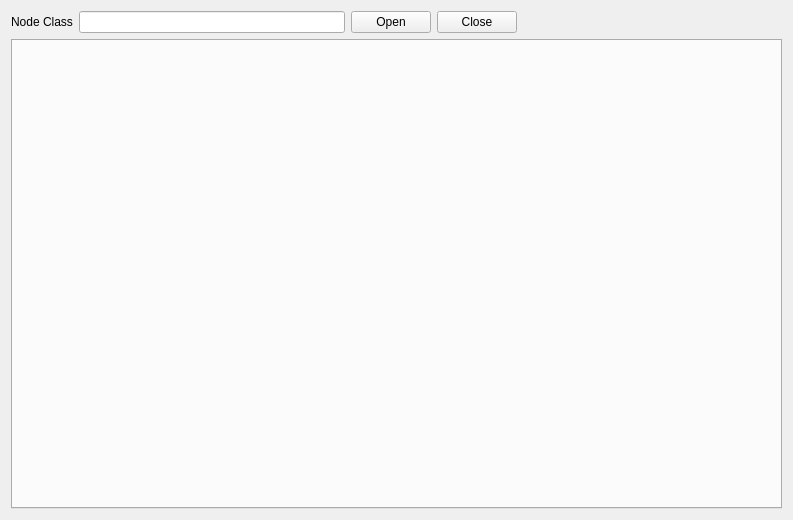
<?xml version="1.0" encoding="UTF-8"?>
<ui version="4.0">
 <class>MainWindow</class>
 <widget class="QMainWindow" name="MainWindow">
  <property name="geometry">
   <rect>
    <x>0</x>
    <y>0</y>
    <width>793</width>
    <height>520</height>
   </rect>
  </property>
  <property name="windowTitle">
   <string>MainWindow</string>
  </property>
  <widget class="QWidget" name="centralWidget">
   <layout class="QVBoxLayout" name="verticalLayout">
    <item>
     <layout class="QHBoxLayout" name="horizontalLayout">
      <item>
       <widget class="QLabel" name="label">
        <property name="text">
         <string>Node Class</string>
        </property>
       </widget>
      </item>
      <item>
       <widget class="QLineEdit" name="nodeclass"/>
      </item>
      <item>
       <widget class="QPushButton" name="open">
        <property name="text">
         <string>Open</string>
        </property>
       </widget>
      </item>
      <item>
       <widget class="QPushButton" name="close">
        <property name="text">
         <string>Close</string>
        </property>
       </widget>
      </item>
      <item>
       <spacer name="horizontalSpacer">
        <property name="orientation">
         <enum>Qt::Horizontal</enum>
        </property>
        <property name="sizeHint" stdset="0">
         <size>
          <width>40</width>
          <height>20</height>
         </size>
        </property>
       </spacer>
      </item>
     </layout>
    </item>
    <item>
     <widget class="QTabWidget" name="tabWidget"/>
    </item>
   </layout>
  </widget>
 </widget>
 <layoutdefault spacing="6" margin="11"/>
 <resources/>
 <connections/>
</ui>
